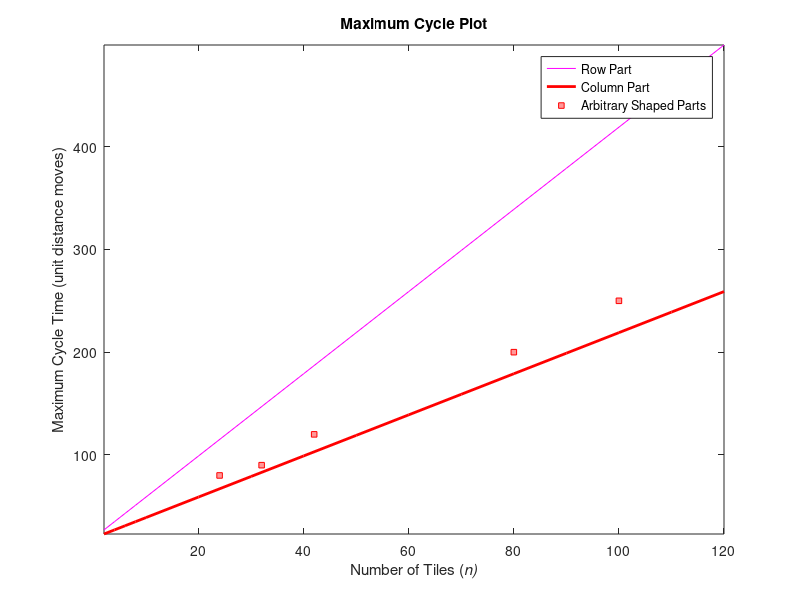

Write MATLAB code to recreate this figure.
% Maximum Moves Plot

x=[2 4 6 8 10 20 30 40 50 60 70 80 90 100 110 120];
y=[27 35 43 51 59 99 139 179 219 259 299 339 379 419 459 499];%Row Part
% y=log(y);
y1=[23 27 31 35 39 59 79 99 119 139 159 179 199 219 239 259];%Column Part
% y1=log(y1);
plot(x,y,'m',x,y1,'r','LineWidth',2)
xlabel('Number of Tiles (\it{n})')
ylabel('Maximum Cycle Time (unit distance moves)')
title('Maximum Cycle Plot')
axis tight
hold on
x1=[24 32 42 80 100];
y2=[80 90 120 200 250];
plot(x1,y2,'s','MarkerSize',4,...
    'MarkerEdgeColor','red',...
    'MarkerFaceColor',[1 .6 .6])
axis tight
legend('Row Part','Column Part','Arbitrary Shaped Parts','Location','Best')

% % % % Row Part Calculation 
% %  hwidth=4+(2*ceil(10/2)+8);
% % r=((2*9)+hwidth)-3;
% % u=3;
% % d=5;
% % left=(10)*2;
% % sum=r+u+d+left
% % 
% 
% % % Column Part Calculation 
% hwidth=4+(2*ceil(10/2)+8);
% r=2+hwidth;
% u=3;
% d=3+10;
% left=2;
% sum=r+u+d+left;